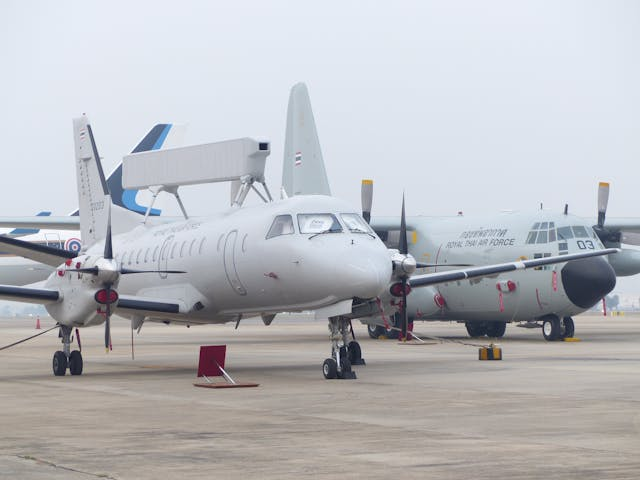
#> input picture data/pexels-saab-340.jpg, 640 x 480 px
$ jupyter execute '5 image enhancement techniques.ipynb'   (older library calls are emulated)
#> lines starting #> are read from the running program, lines starting #| are printed output that depends on the picture
<p style="font-family:Roboto; font-size: 28px; color: magenta"> Python for OpenCV: Image Enhancement Techniques using OpenCV</p>

[cell 1]
'''Image enhancement is the process of improving the quality and appearance of an image.
It can be used to correct flaws or defects in an image, or to simply make an image more visually appealing.'''

<p style="font-family:Roboto; font-size: 22px; color: orange; text-decoration-line: overline; "> Part: _Adjusting brightness and contrast</p>

<p style="font-family:Roboto; font-size: 22px; color: lightgreen; text-decoration-line: overline; "> One common method is to use the cv2.addWeighted() function</p>

[cell 2]
#Import the necessary libraries
import cv2
import matplotlib.pyplot as plt
import numpy as np

[cell 3]
img = cv2.imread('./data/pexels-saab-340.jpg')
#> img is the input picture: shape (480, 640, 3); mean B, G, R 190.4, 185.9, 184.5

# Add the first image to the figure (top-left position)
plt.subplot(1, 2, 1)  # 1 rows, 2 columns, first position
plt.axis('off')  # Optional: Turn off axes for a cleaner look
plt.title("Ooriginal image")
# Adjust layout to prevent overlap
plt.tight_layout()
plt.imshow(img)

# Adjust the brightness and contrast
# Adjusts the brightness by adding 10 to each pixel value
brightness = 10
# Adjusts the contrast by scaling the pixel values by 2.3
contrast = 2.3
img = cv2.addWeighted(img, contrast, np.zeros(img.shape, img.dtype), 0, brightness)

#Save the image
cv2.imwrite('./data/add-modified_pexels-saab-340.jpg', img)
#Plot the contrast image
plt.subplot(1, 2, 2) # 1 rows, 2 columns, second position
plt.axis('off')  # Optional: Turn off axes for a cleaner look
plt.title("Brightness & contrast")
plt.imshow(img)
#> figure, not shown here; B, G, R data is drawn as R, G, B

[cell 4]
'''In this example, the brightness of the image is adjusted by adding 10 to each pixel value,
and the contrast is adjusted by scaling the pixel values by 2.3'''

<p style="font-family:Roboto; font-size: 22px; color: lightgreen; text-decoration-line: overline; "> Another method is to use the cv2.convertScaleAbs() function</p>

[cell 5]
img = cv2.imread('./data/pexels-saab-340.jpg')

# Add the first image to the figure (top-left position)
plt.subplot(1, 2, 1)  # 1 rows, 2 columns, first position
plt.axis('off')  # Optional: Turn off axes for a cleaner look
plt.title("Ooriginal image")
# Adjust layout to prevent overlap
plt.tight_layout()
plt.imshow(img)

# Adjust the brightness and contrast
# g(i,j)=α⋅f(i,j)+β
# control Contrast by 1.5
alpha = 1.5
# control brightness by 50
beta = 50
img = cv2.convertScaleAbs(img, alpha=alpha, beta=beta)
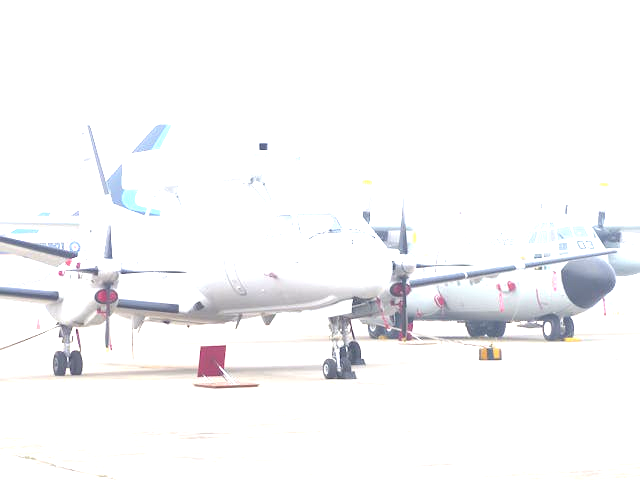
#> img: shape (480, 640, 3); mean B, G, R 247.5, 246.3, 246.4

#Save the image
cv2.imwrite('./data/abs-modified_pexels-saab-340.jpg', img)
#Plot the contrast image
plt.subplot(1, 2, 2) # 1 rows, 2 columns, second position
plt.axis('off')  # Optional: Turn off axes for a cleaner look
plt.title("Brightness & contrast")
plt.imshow(img)
#> figure, not shown here; B, G, R data is drawn as R, G, B

[cell 6]
'''In this example, the brightness and contrast are adjusted using a combination of scaling and shifting the pixel values'''

<p style="font-family:Roboto; font-size: 22px; color: orange; text-decoration-line: overline; "> Part: _Sharpening images</p>

[cell 7]
'''Sharpening is the process of enhancing the edges and fine details in an image to make it appear sharper
and more defined. It is important because it can help to bring out the details and features in an image,
making it more visually appealing and easier to understand'''

<p style="font-family:Roboto; font-size: 22px; color: lightgreen; text-decoration-line: overline; "> One common method is to use the cv2.filter2D() function, which convolves the image with a kernel</p>

[cell 8]
img = cv2.imread('./data/pexels-saab-340.jpg')

# Add the first image to the figure (top-left position)
plt.subplot(1, 2, 1)  # 1 rows, 2 columns, first position
plt.axis('off')  # Optional: Turn off axes for a cleaner look
plt.title("Ooriginal image")
# Adjust layout to prevent overlap
plt.tight_layout()
plt.imshow(img)

# Create the sharpening kernel
kernel = np.array([[0, -1, 0], [-1, 5, -1], [0, -1, 0]])

# Sharpen the image
sharpened_image = cv2.filter2D(img, -1, kernel)
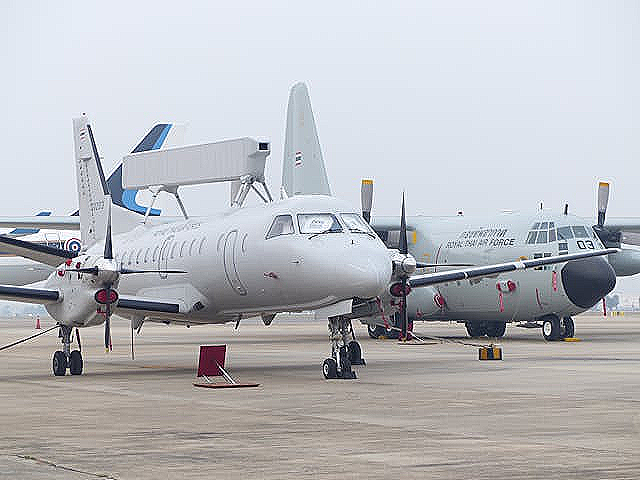
#> sharpened_image: shape (480, 640, 3); mean B, G, R 190.1, 185.8, 184.5

#Save the image
cv2.imwrite('./data/sharpened-modified_pexels-saab-340.jpg', sharpened_image)
#Plot the contrast image
plt.subplot(1, 2, 2) # 1 rows, 2 columns, second position
plt.axis('off')  # Optional: Turn off axes for a cleaner look
plt.title("Sharpening")
plt.imshow(sharpened_image)
#> figure, not shown here; B, G, R data is drawn as R, G, B

[cell 9]
'''In this example, a 3x3 sharpening kernel is used to enhance the edges in the image.
You can experiment with different kernels to achieve the desired level of sharpening'''

<p style="font-family:Roboto; font-size: 22px; color: lightgreen; text-decoration-line: overline; "> Another method for sharpening images is to use the cv2.Laplacian() function</p>

[cell 10]
img = cv2.imread('./data/pexels-saab-340.jpg')

# Add the first image to the figure (top-left position)
plt.subplot(1, 2, 1)  # 1 rows, 2 columns, first position
plt.axis('off')  # Optional: Turn off axes for a cleaner look
plt.title("Ooriginal image")
# Adjust layout to prevent overlap
plt.tight_layout()
plt.imshow(img)

# Create the sharpening kernel
kernel = np.array([[0, -1, 0], [-1, 5, -1], [0, -1, 0]])

# Sharpen the image using the Laplacian operator
sharpened_image2 = cv2.Laplacian(img, cv2.CV_64F)
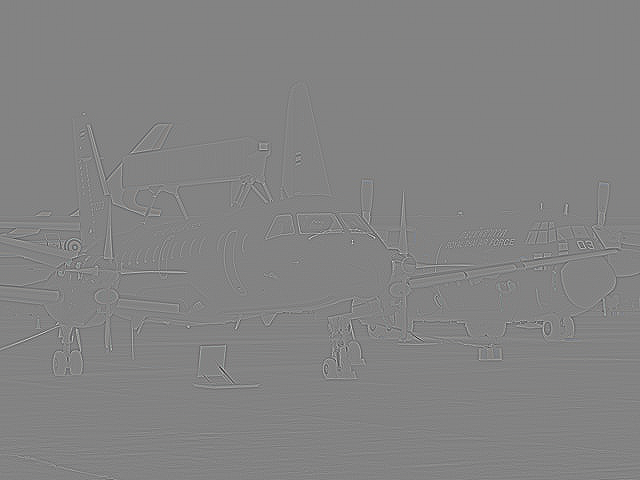
#> sharpened_image2: shape (480, 640, 3) float64; mean B, G, R 0, 0, 0; drawn with min black and max white

#Save the image
cv2.imwrite('./data/laplacian-modified_pexels-saab-340.jpg', sharpened_image2)
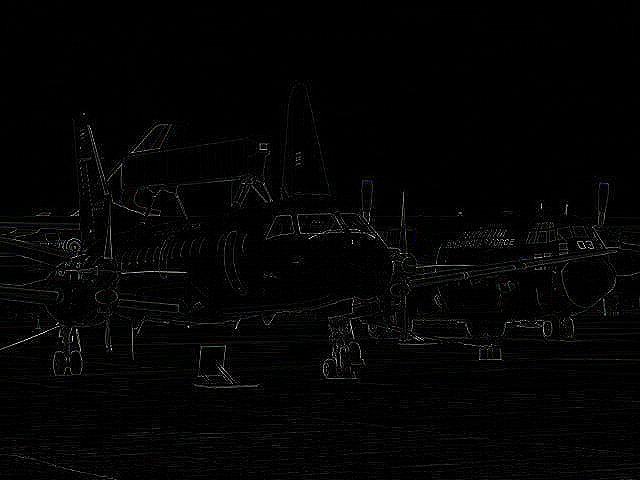
#> saved as laplacian-modified_pexels-saab-340.jpg: shape (480, 640, 3); mean B, G, R 4, 4, 4
#Plot the contrast image
plt.subplot(1, 2, 2) # 1 rows, 2 columns, second position
plt.axis('off')  # Optional: Turn off axes for a cleaner look
plt.title("Laplacian Sharpening")
plt.imshow(sharpened_image2)
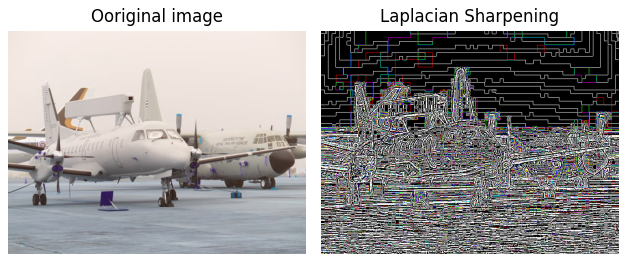
#> figure drawn by matplotlib, 2 panels; B, G, R data is drawn as R, G, B

<p style="font-family:Roboto; font-size: 22px; color: orange; text-decoration-line: overline; "> Part: _Removing noise from images</p>

[cell 11]
'''Noise reduction is the process of removing or reducing unwanted noise or artifacts from an image. '''

<p style="font-family:Roboto; font-size: 22px; color: lightgreen; text-decoration-line: overline; "> One common method for removing noise is to use a median filter: cv2.medianBlur() function</p>

[cell 12]
img = cv2.imread('./data/pexels-saab-340.jpg')

# Add the first image to the figure (top-left position)
plt.subplot(1, 2, 1)  # 1 rows, 2 columns, first position
plt.axis('off')  # Optional: Turn off axes for a cleaner look
plt.title("Ooriginal image")
# Adjust layout to prevent overlap
plt.tight_layout()
plt.imshow(img)

# Remove noise using a median filter
filtered_image = cv2.medianBlur(img, 5)

#Save the image
cv2.imwrite('./data/median-modified_pexels-saab-340.jpg', filtered_image)
#Plot the contrast image
plt.subplot(1, 2, 2) # 1 rows, 2 columns, second position
plt.axis('off')  # Optional: Turn off axes for a cleaner look
plt.title("Median Blur")
plt.imshow(filtered_image)
#> figure, not shown here; B, G, R data is drawn as R, G, B

[cell 13]
'''In this example, the cv2.medianBlur() function is used to apply a median filter to the image.
The 5 parameter specifies the size of the kernel to use for the filter'''

<p style="font-family:Roboto; font-size: 22px; color: lightgreen; text-decoration-line: overline; "> Another common method for removing noise is to use a Gaussian filter: cv2.GaussianBlur() function</p>

[cell 14]
img = cv2.imread('./data/pexels-saab-340.jpg')

# Add the first image to the figure (top-left position)
plt.subplot(1, 2, 1)  # 1 rows, 2 columns, first position
plt.axis('off')  # Optional: Turn off axes for a cleaner look
plt.title("Ooriginal image")
# Adjust layout to prevent overlap
plt.tight_layout()
plt.imshow(img)

# Remove noise using a Gaussian filter
filtered_image2 = cv2.GaussianBlur(img, (7, 7), 0)

#Save the image
cv2.imwrite('./data/gaussian-modified_pexels-saab-340.jpg', filtered_image2)
#Plot the contrast image
plt.subplot(1, 2, 2) # 1 rows, 2 columns, second position
plt.axis('off')  # Optional: Turn off axes for a cleaner look
plt.title("Gaussian Blur")
plt.imshow(filtered_image2)
#> figure, not shown here; B, G, R data is drawn as R, G, B

<p style="font-family:Roboto; font-size: 22px; color: orange; text-decoration-line: overline; "> Part: _Enhancing color in images</p>

[cell 15]
'''Color enhancement is adjusting the colors in an image to make them more vibrant, balanced, or natural.
It can be used to correct color defects or problems in an image or
to simply make an image more appealing and aesthetically pleasing'''

<p style="font-family:Roboto; font-size: 22px; color: lightgreen; text-decoration-line: overline; "> One common method is to use the cv2.cvtColor() function</p>

[cell 16]
img = cv2.imread('./data/pexels-saab-340.jpg')

# Add the first image to the figure (top-left position)
plt.subplot(1, 2, 1)  # 1 rows, 2 columns, first position
plt.axis('off')  # Optional: Turn off axes for a cleaner look
plt.title("Ooriginal image")
# Adjust layout to prevent overlap
plt.tight_layout()
plt.imshow(img)


# Convert the image from BGR to HSV color space
img = cv2.cvtColor(img, cv2.COLOR_RGB2HSV)
#> img: shape (480, 640, 3); mean H, S, V 48.6, 22.4, 195.2

# Adjust the hue, saturation, and value of the image
# Adjusts the hue by multiplying it by 0.7
img[:, :, 0] = img[:, :, 0] * 0.7
#> img: shape (480, 640, 3); mean H, S, V 33.5, 22.4, 195.2
# Adjusts the saturation by multiplying it by 1.5
img[:, :, 1] = img[:, :, 1] * 1.5
#> img: shape (480, 640, 3); mean H, S, V 33.5, 32.9, 195.2
# Adjusts the value by multiplying it by 0.5
img[:, :, 2] = img[:, :, 2] * 0.5
#> img: shape (480, 640, 3); mean H, S, V 33.5, 32.9, 97.3

# Convert the image back to BGR color space
image2 = cv2.cvtColor(img, cv2.COLOR_HSV2BGR)
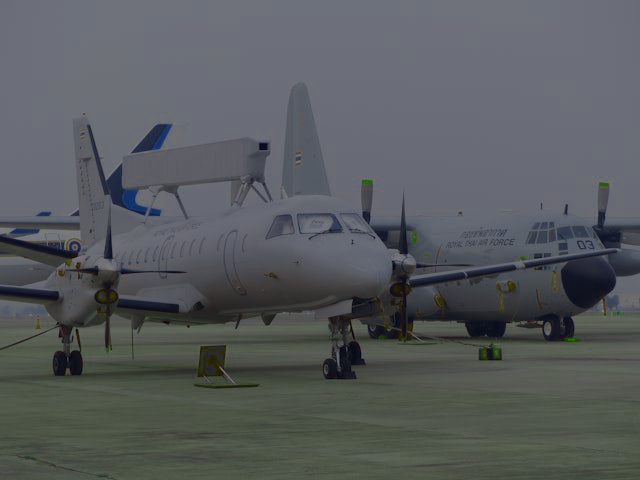
#> image2: shape (480, 640, 3); mean R, G, B 87.2, 91.1, 93.4

#Save the image
cv2.imwrite('./data/coloured-modified_pexels-saab-340.jpg', image2)
#Plot the contrast image
plt.subplot(1, 2, 2) # 1 rows, 2 columns, second position
plt.axis('off')  # Optional: Turn off axes for a cleaner look
plt.title("Enhanced coloured")
plt.imshow(image2)
#> figure, not shown here; B, G, R data is drawn as R, G, B

[cell 17]
'''This code first converts the image from the BGR color space to the HSV color space using the cv2.cvtColor() function.
It then adjusts the hue, saturation, and value (brightness) of the image
by multiplying the corresponding channels by a scalar value'''

<p style="font-family:Roboto; font-size: 22px; color: orange; text-decoration-line: overline; "> Part: _Image resizing and scaling</p>

<p style="font-family:Roboto; font-size: 22px; color: lightgreen; text-decoration-line: overline; "> One common method is to use the cv2.resize() function</p>

[cell 18]
'''Image resizing and scaling involve adjusting the dimensions and size of an image.'''
'''
cv2.resize() function takes the following arguments:
    src: The input image.
    dsize: The size of the output image, specified as a tuple (width, height).
    fx: The scaling factor along the x-axis.
    fy: The scaling factor along the y-axis.
    interpolation: The interpolation method to use.
'''

[cell 19]
img = cv2.imread('./data/pexels-saab-340.jpg')

# Add the first image to the figure (top-left position)
plt.subplot(1, 2, 1)  # 1 rows, 2 columns, first position
plt.axis('off')  # Optional: Turn off axes for a cleaner look
plt.title("Ooriginal image")
# Adjust layout to prevent overlap
plt.tight_layout()
plt.imshow(img)

# Resize the image to a specific width and height
resized_image = cv2.resize(img, (300, 200))
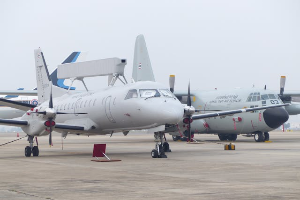
#> resized_image: shape (200, 300, 3); mean B, G, R 190.3, 185.8, 184.5

#Save the image
cv2.imwrite('./data/resized-modified_pexels-saab-340.jpg', resized_image)
#Plot the contrast image
plt.subplot(1, 2, 2) # 1 rows, 2 columns, second position
plt.axis('off')  # Optional: Turn off axes for a cleaner look
plt.title("Resized")
plt.imshow(resized_image)
#> figure, not shown here; B, G, R data is drawn as R, G, B

[cell 20]
'''In this example, the image is resized to a width of 300 pixels and a height of 200 pixels.'''

[cell 21]
'''You can also use the fx and fy parameters to specify the scaling factors
along the x-axis and y-axis, respectively'''

[cell 22]
img = cv2.imread('./data/pexels-saab-340.jpg')

# Add the first image to the figure (top-left position)
plt.subplot(1, 2, 1)  # 1 rows, 2 columns, first position
plt.axis('off')  # Optional: Turn off axes for a cleaner look
plt.title("Ooriginal image")
# Adjust layout to prevent overlap
plt.tight_layout()
plt.imshow(img)

# Scale the image by a factor of 2 along both axes
scaled_image = cv2.resize(img, None, fx=2.5, fy=2)
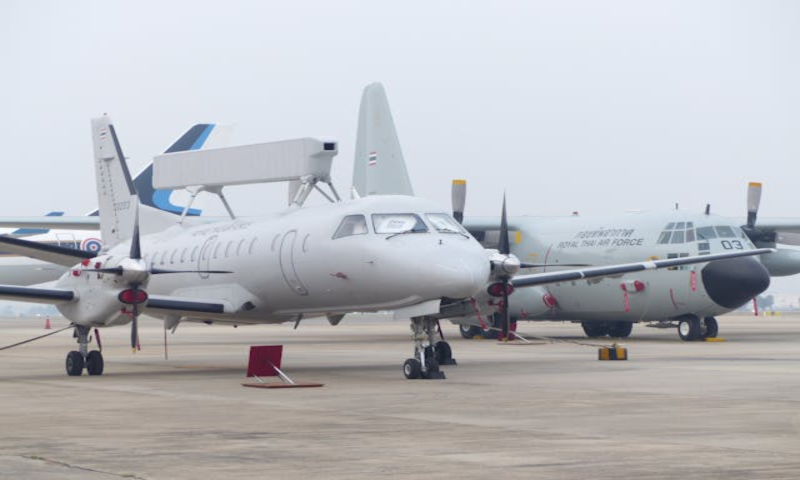
#> scaled_image: shape (960, 1600, 3) (shown at 1/2 size); mean B, G, R 190.4, 185.9, 184.5

#Save the image
cv2.imwrite('./data/scaled-modified_pexels-saab-340.jpg', scaled_image)
#Plot the contrast image
plt.subplot(1, 2, 2) # 1 rows, 2 columns, second position
plt.axis('off')  # Optional: Turn off axes for a cleaner look
plt.title("Scaled")
plt.imshow(scaled_image)
#> figure, not shown here; B, G, R data is drawn as R, G, B

<p style="font-family:Roboto; font-size: 22px; color: orange; text-decoration-line: overline; "> Part: _Inverse Transform</p>

[cell 23]
'''We can also inverse the color by simply subtracting each value from 255'''

[cell 24]
img = cv2.imread('./data/pexels-saab-340.jpg')

# Add the first image to the figure (top-left position)
plt.subplot(1, 2, 1)  # 1 rows, 2 columns, first position
plt.axis('off')  # Optional: Turn off axes for a cleaner look
plt.title("Ooriginal image")
# Adjust layout to prevent overlap
plt.tight_layout()
plt.imshow(img)

# Inverse by subtracting from 255
inverse_image = 255 - img
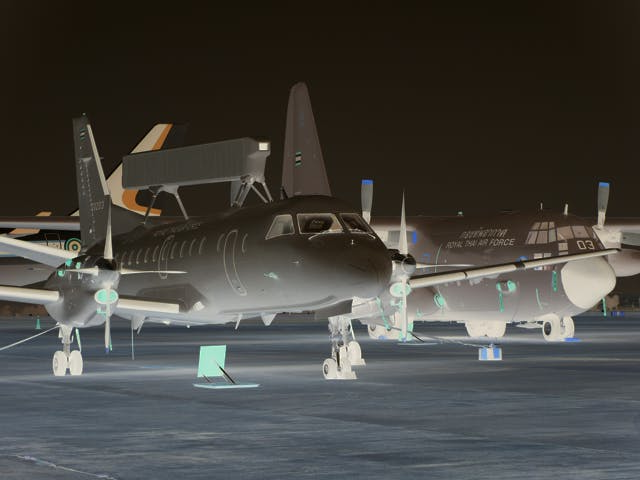
#> inverse_image: shape (480, 640, 3); mean B, G, R 64.6, 69.1, 70.5

#Save the image
cv2.imwrite('./data/inverse-modified_pexels-saab-340.jpg', inverse_image )
#Plot the contrast image
plt.subplot(1, 2, 2) # 1 rows, 2 columns, second position
plt.axis('off')  # Optional: Turn off axes for a cleaner look
plt.title("Inverse color")
plt.imshow(inverse_image )
#> figure, not shown here; B, G, R data is drawn as R, G, B

<p style="font-family:Roboto; font-size: 22px; color: orange; text-decoration-line: overline; "> Part: _Equalizing histograms</p>

[cell 25]
'''Histogram equalization is a technique used to adjust the contrast of an image by spreading out
the intensity values of the pixels in the image'''

<p style="font-family:Roboto; font-size: 22px; color: lightgreen; text-decoration-line: overline; "> One common method is to use the cv2.equalizeHist() function</p>

[cell 26]
img = cv2.imread('./data/pexels-saab-340.jpg')

# Add the first image to the figure (top-left position)
plt.subplot(1, 2, 1)  # 1 rows, 2 columns, first position
plt.axis('off')  # Optional: Turn off axes for a cleaner look
plt.title("Ooriginal image")
# Adjust layout to prevent overlap
plt.tight_layout()
plt.imshow(img)

# Convert the image to grayscale
gray_image = cv2.cvtColor(img, cv2.COLOR_BGR2GRAY)

# Equalize the histogram
equalized_image = cv2.equalizeHist(gray_image)
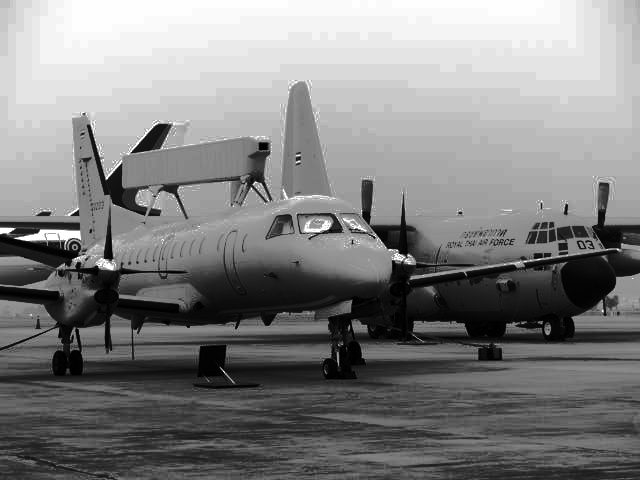
#> equalized_image: shape (480, 640); min 0, max 255, mean 129.5

#Save the image
cv2.imwrite('./data/equalized-modified_pexels-saab-340.jpg', equalized_image)
#Plot the contrast image
plt.subplot(1, 2, 2) # 1 rows, 2 columns, second position
plt.axis('off')  # Optional: Turn off axes for a cleaner look
plt.title("Equalized color")
plt.imshow(equalized_image )
#> figure, not shown here; B, G, R data is drawn as R, G, B

$ run again, with data/pexels-saab-39.jpg copied over data/pexels-saab-340.jpg
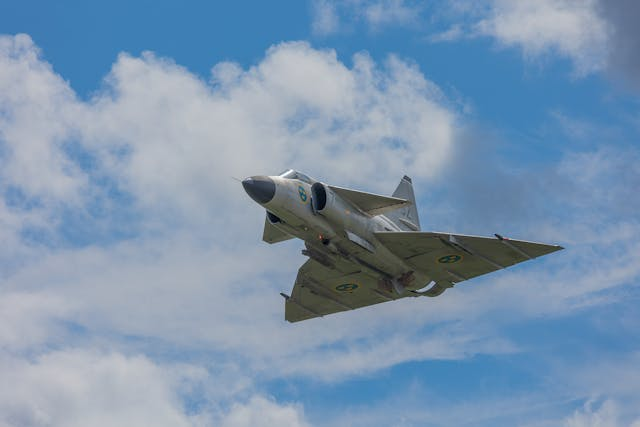
#> input picture data/pexels-saab-39.jpg, 640 x 427 px
#> img is the input picture: shape (427, 640, 3); mean B, G, R 175.5, 149.3, 123.8
#> `gray_image = cv2.cvtColor(img, cv2.COLOR_BGR2GRAY)`:
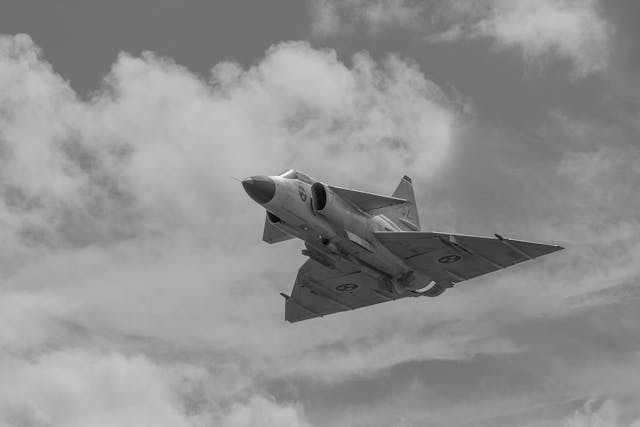
#> gray_image: shape (427, 640); min 0, max 254, mean 144.6
#> `equalized_image = cv2.equalizeHist(gray_image)`:
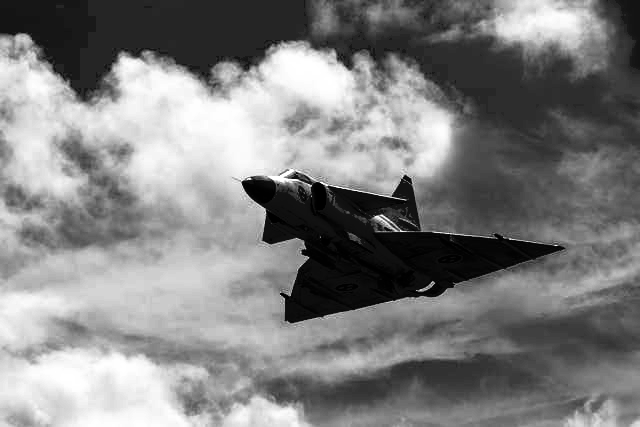
#> equalized_image: shape (427, 640); min 0, max 255, mean 129.1
